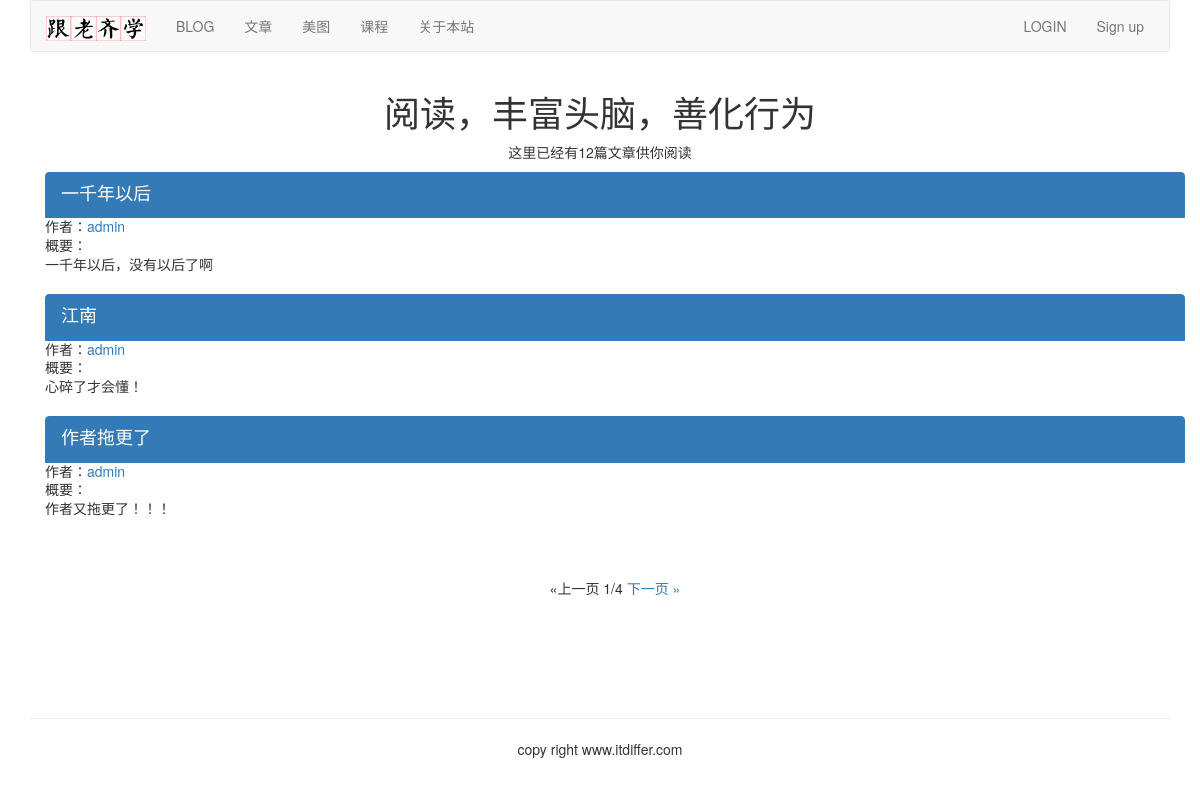
The page /article/list-article-titles/ on the database its author committed.
### article/models.py (models this page shows, shortened)
class ArticlePost(models.Model):
    author = models.ForeignKey(User, related_name="article", on_delete=models.CASCADE)  # 作者
    title = models.CharField(max_length=200)  # 标题
    slug = models.SlugField(max_length=500)
    column = models.ForeignKey(ArticleColumn, related_name="article_column", on_delete=models.CASCADE)  # 栏目
    body = models.TextField()  # 内容
    created = models.DateTimeField(default=timezone.now)  # 创造时间
    updated = models.DateTimeField(auto_now=True)  # 更新时间
    users_like = models.ManyToManyField(User, related_name="articles_like", blank=True)
    article_tag = models.ManyToManyField(ArticleTag, related_name='article_tag', blank=True)  # 文章标签
    class Meta:
        ordering = ("-updated",)
        index_together = (('id', 'slug'),)
    def get_url_path(self):
        return reverse("article:list_article_detail", args=[self.id, self.slug])

### article/list_views.py (the view)
# urls.py: path('list-article-titles/',list_views.article_titles,name='article_titles'),                    # 列表
def article_titles(request,username=None):
    if username:                                                          # 用户名存在
        user = User.objects.get(username=username)
        articles_title = ArticlePost.objects.filter(author=user)         # 指定作者的文章
        try:
            userinfo = user.userinfo                # 通过User类实例获取 Userinfo 实例， 一对一关系
        except:
            userinfo = None                         # userinfo 为空，个人信息没有
    else:
        articles_title = ArticlePost.objects.all()                       # 全部文章
    paginator = Paginator(articles_title, 3)
    page = request.GET.get('page')
    try:
        current_page = paginator.page(page)
        articles = current_page.object_list
    except PageNotAnInteger:
        current_page = paginator.page(1)
        articles = current_page.object_list
    except EmptyPage:
        current_page = paginator.page(paginator.num_pages)
        articles = current_page.object_list
    if username:                                 # 用户名存在
        return render(request, "article/list/author_articles.html",
                      {"articles": articles, "page": current_page, "userinfo": userinfo, "user": user})
    return render(request, "article/list/article_titles.html", {"articles":articles, "page": current_page})

### article/templatetags/article_tags.py (called while the page is built)
@register.simple_tag
def total_articles():
    return ArticlePost.objects.count()       # 返回对象类型的查询结果

### templates/article/list/article_titles.html (shortened to what this page needs)
{% extends "base.html" %}
{% load article_tags %}
{% block content %}
<div class="row text-center vertical-middle-sm">
    <h1>阅读，丰富头脑，善化行为</h1>
    <p>这里已经有{% total_articles %}篇文章供你阅读</p>
</div>
<div class="container">
    {% for article in articles %}
    <div class="list-group">
        <a href="{{ article.get_url_path }}" class="list-group-item active">
            <h4 class="list-group-item-heading">{{article.title}}</h4>
        </a>
        <p class="list-group-item-text">作者：<a href="{% url 'article:author_articles' article.author.username %}">{{article.author.username}}</a></p>
        <p class="list-group-item-text">概要：{{article.body|slice:'20'| linebreaks}}</p>
    </div>
    {% endfor %}
{% include "paginator.html" %}
</div>
{% endblock %}

### rows shown on the page
ArticlePost: title "一千年以后", author.username "admin", body "一千年以后，没有以后了啊"
ArticlePost: title "江南", author.username "admin", body "心碎了才会懂！"
ArticlePost: title "作者拖更了", author.username "admin", body "作者又拖更了！！！"

### other values the page prints
{{ page.number }} "1"
{{ page.paginator.num_pages }} "4"
